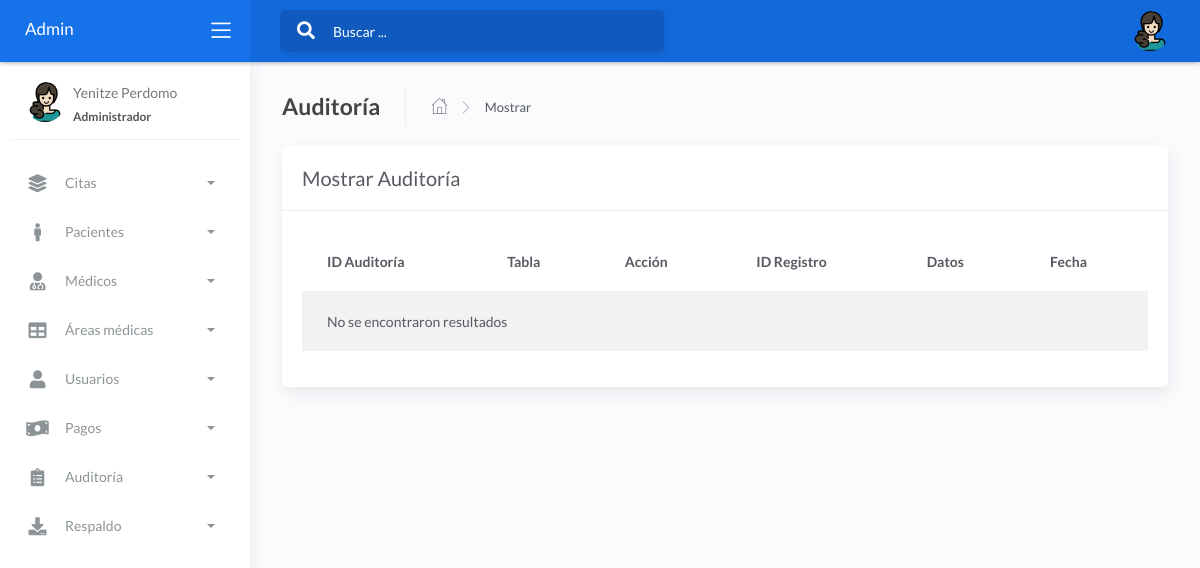
The page /view/audit/mostrar.php (signed in) on the database as committed earlier.
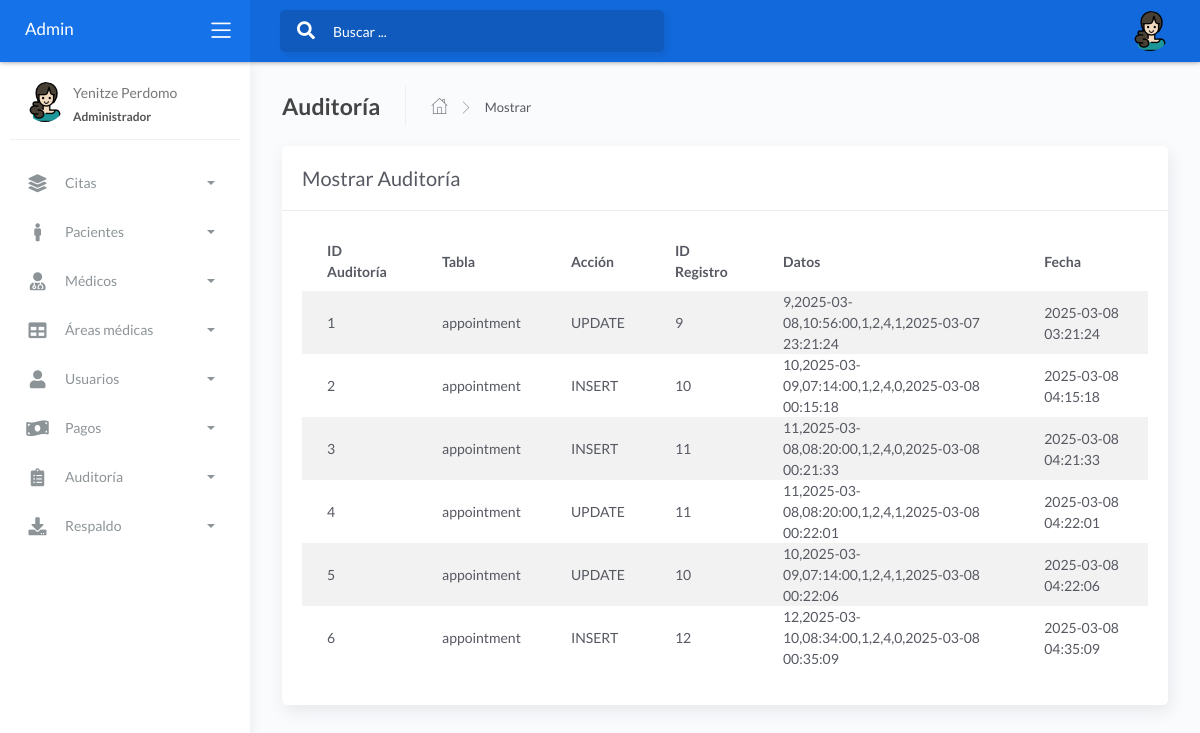
The same page on the database as committed later.
### tables this page shows
CREATE TABLE `auditoria` (
  `id_auditoria` int(11) NOT NULL,
  `tabla` varchar(50) DEFAULT NULL,
  `accion` varchar(50) DEFAULT NULL,
  `cod_registro` int(11) DEFAULT NULL,
  `datos` text DEFAULT NULL,
  `fecha` timestamp NOT NULL DEFAULT current_timestamp()
);

### view/audit/mostrar.php (the view, shortened to what this page needs)
<?php
$servername = "localhost";
$username = "root";
$password = "";
$dbname = "consultorio";
$conn = new mysqli($servername, $username, $password, $dbname);
$consulta = "SELECT id_auditoria, tabla, accion, cod_registro, datos, fecha FROM auditoria";
$result = $conn->query($consulta);
?>
<!DOCTYPE html>
<html lang="en">
<head>
    <link rel="stylesheet" href="../../assets/css/bootstrap.min.css">
    <link rel="stylesheet" href="../../assets/css/atlantis.min.css">
    <link rel="stylesheet" href="../../assets/css/demo.css">
</head>
<div class="wrapper">
    <div class="main-header">
        <div class="logo-header" data-background-color="blue">
            <a href="admin.php" class="logo" style="color: white">Admin</a>
            <div class="nav-toggle">
                <button class="btn btn-toggle toggle-sidebar">
                    <i class="icon-menu"></i>
                </button>
            </div>
        </div>
        <nav class="navbar navbar-header navbar-expand-lg" data-background-color="blue2">
            <div class="container-fluid">
                <div class="collapse" id="search-nav">
                    <form class="navbar-left navbar-form nav-search mr-md-3">
                        <div class="input-group">
                            <div class="input-group-prepend">
                                <button type="submit" class="btn btn-search pr-1">
                                    <i class="fa fa-search search-icon"></i>
                                </button>
                            </div>
                            <input type="text" placeholder="Buscar ..." class="form-control">
                        </div>
                    </form>
                </div>
                <ul class="navbar-nav topbar-nav ml-md-auto align-items-center">
                    <li class="nav-item dropdown hidden-caret">
                        <a class="dropdown-toggle profile-pic" data-toggle="dropdown" href="#" aria-expanded="false">
                            <div class="avatar-sm">
                                <img src="../../assets/img/mujer.png" alt="..." class="avatar-img rounded-circle">
                            </div>
                        </a>
                    </li>
                </ul>
            </div>
        </nav>
    </div>
    <div class="sidebar sidebar-style-2">
        <div class="sidebar-wrapper scrollbar scrollbar-inner">
            <div class="sidebar-content">
                <div class="user">
                    <div class="avatar-sm float-left mr-2">
                        <img src="../../assets/img/mujer.png" alt="..." class="avatar-img rounded-circle">
                    </div>
                    <div class="info">
                        <a data-toggle="collapse" href="#collapseExample" aria-expanded="true">
                            <span>
                                <?php echo ucfirst($_SESSION['nombre']); ?>
                                <span class="user-level">Administrador</span>
                            </span>
                        </a>
                    </div>
                </div>
                <ul class="nav nav-primary">
                    <li class="nav-item">
                        <a data-toggle="collapse" href="#base">
                            <i class="fas fa-layer-group"></i>
                            <p>Citas</p>
                            <span class="caret"></span>
                        </a>
                    </li>
                    <li class="nav-item">
                        <a data-toggle="collapse" href="#sidebarLayouts">
                            <i class="fas fa-male"></i>
                            <p>Pacientes</p>
                            <span class="caret"></span>
                        </a>
                    </li>
                    <li class="nav-item">
                        <a data-toggle="collapse" href="#forms">
                            <i class="fas fa-user-md"></i>
                            <p>Médicos</p>
                            <span class="caret"></span>
                        </a>
                    </li>
                    <li class="nav-item">
                        <a data-toggle="collapse" href="#tables">
                            <i class="fas fa-table"></i>
                            <p>Áreas médicas</p>
                            <span class="caret"></span>
                        </a>
                    </li>
                    <li class="nav-item">
                        <a data-toggle="collapse" href="#user">
                            <i class="fas fa-user"></i>
                            <p>Usuarios</p>
                            <span class="caret"></span>
                        </a>
                    </li>
                    <li class="nav-item">
                        <a data-toggle="collapse" href="#pagos">
                            <i class="fas fa-money-bill-wave"></i>
                            <p>Pagos</p>
                            <span class="caret"></span>
                        </a>
                    </li>
                    <li class="nav-item">
                        <a data-toggle="collapse" href="#auditoria">
                            <i class="fas fa-clipboard-list"></i>
                            <p>Auditoría</p>
                            <span class="caret"></span>
                        </a>
                    </li>
                    <li class="nav-item">
                        <a data-toggle="collapse" href="#backup">
                            <i class="fas fa-download"></i>
                            <p>Respaldo</p>
                            <span class="caret"></span>
                        </a>
                    </li>
                </ul>
            </div>
        </div>
    </div>
    <div class="main-panel">
        <div class="content">
            <div class="page-inner">
                <div class="page-header">
                    <h4 class="page-title">Auditoría</h4>
                    <ul class="breadcrumbs">
                        <li class="nav-home">
                            <a href="../../view/admin/admin.php">
                                <i class="flaticon-home"></i>
                            </a>
                        </li>
                        <li class="separator">
                            <i class="flaticon-right-arrow"></i>
                        </li>
                        <li class="nav-item">
                            <a href="#">Mostrar</a>
                        </li>
                    </ul>
                </div>
                <div class="row">
                    <div class="col-md-12">
                        <div class="card">
                            <div class="card-header">
                                <div class="d-flex align-items-center">
                                    <h4 class="card-title">Mostrar Auditoría</h4>
                                </div>
                            </div>
                            <div class="card-body">
                                <div class="table-responsive">
                                    <table id="add-row" class="display table table-striped table-hover">
                                        <thead>
                                            <tr>
                                                <th>ID Auditoría</th>
                                                <th>Tabla</th>
                                                <th>Acción</th>
                                                <th>ID Registro</th>
                                                <th>Datos</th>
                                                <th>Fecha</th>
                                            </tr>
                                        </thead>
                                        <tbody>
                                            <?php
                                        if ($result->num_rows > 0) {
                                            while($row = $result->fetch_assoc()) {
                                                ?>
                                            <tr>
                                                <td><?php echo $row['id_auditoria']; ?></td>
                                                <td><?php echo $row['tabla']; ?></td>
                                                <td><?php echo $row['accion']; ?></td>
                                                <td><?php echo $row['cod_registro']; ?></td>
                                                <td><?php echo $row['datos']; ?></td>
                                                <td><?php echo $row['fecha']; ?></td>
                                            </tr>
                                            <?php
                                            }
                                        } else {
                                            echo "<tr><td colspan='6'>No se encontraron resultados</td></tr>";
                                        }
                                        ?>
                                        </tbody>
                                    </table>
                                </div>
                            </div>
                        </div>
                    </div>
                </div>
            </div>
        </div>
    </div>

Rows that differ between the two databases and show on the page:
added auditoria: id_auditoria "1", tabla "appointment", accion "UPDATE", cod_registro "9", datos "9,2025-03-08,10:56:00,1,2,4,1,2025-03-07 23:21:24", fecha "2025-03-08 03:21:24"
added auditoria: id_auditoria "2", tabla "appointment", accion "INSERT", cod_registro "10", datos "10,2025-03-09,07:14:00,1,2,4,0,2025-03-08 00:15:18", fecha "2025-03-08 04:15:18"
added auditoria: id_auditoria "3", tabla "appointment", accion "INSERT", cod_registro "11", datos "11,2025-03-08,08:20:00,1,2,4,0,2025-03-08 00:21:33", fecha "2025-03-08 04:21:33"
added auditoria: id_auditoria "4", tabla "appointment", accion "UPDATE", cod_registro "11", datos "11,2025-03-08,08:20:00,1,2,4,1,2025-03-08 00:22:01", fecha "2025-03-08 04:22:01"
added auditoria: id_auditoria "5", tabla "appointment", accion "UPDATE", cod_registro "10", datos "10,2025-03-09,07:14:00,1,2,4,1,2025-03-08 00:22:06", fecha "2025-03-08 04:22:06"
added auditoria: id_auditoria "6", tabla "appointment", accion "INSERT", cod_registro "12", datos "12,2025-03-10,08:34:00,1,2,4,0,2025-03-08 00:35:09", fecha "2025-03-08 04:35:09"
Other text that changed with them:
text no longer shown: "No se encontraron resultados"
